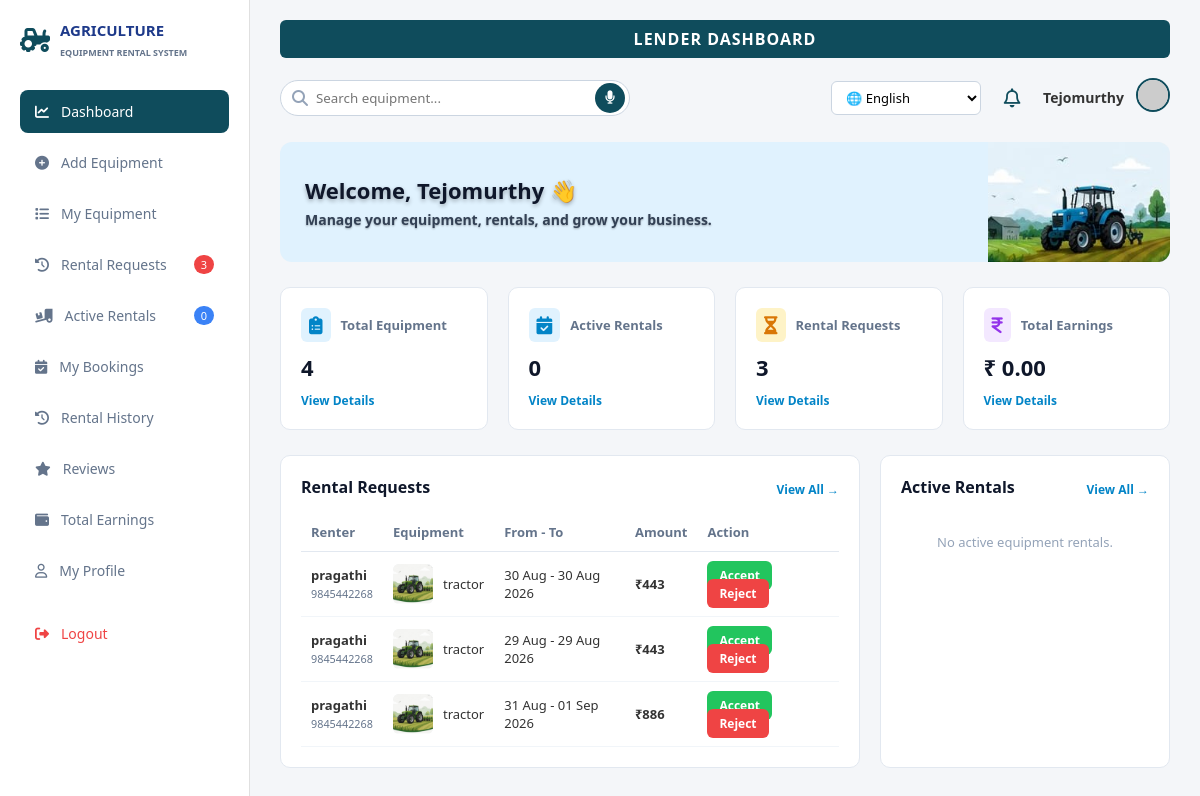
The page /lender_dashboard.php (signed in) on the database its author committed.
### tables this page shows
CREATE TABLE `bookings` (
  `booking_id` int(11) NOT NULL,
  `request_code` varchar(20) NOT NULL,
  `renter_id` int(11) NOT NULL,
  `phone_number` varchar(15) DEFAULT NULL,
  `equipment_id` int(11) NOT NULL,
  `start_date` date NOT NULL,
  `end_date` date NOT NULL,
  `total_days` int(11) NOT NULL,
  `quantity` int(11) NOT NULL DEFAULT 1,
  `total_amount` decimal(10,2) NOT NULL,
  `advance_amount` decimal(10,2) NOT NULL,
  `remaining_cod` decimal(10,2) NOT NULL,
  `id_proof_doc` varchar(255) NOT NULL,
  `id_number` varchar(50) DEFAULT NULL,
  `delivery_address` text NOT NULL,
  `status` enum('Pending','Accepted','Rejected','Delivered','Returned','Overdue') DEFAULT 'Pending',
  `late_charge` decimal(10,2) DEFAULT 0.00,
  `created_at` timestamp NOT NULL DEFAULT current_timestamp()
);

CREATE TABLE `users` (
  `user_id` int(11) NOT NULL,
  `full_name` varchar(100) NOT NULL,
  `email` varchar(100) NOT NULL,
  `phone` varchar(15) NOT NULL,
  `password` varchar(255) NOT NULL,
  `role` enum('renter','lender') NOT NULL,
  `security_question` varchar(255) DEFAULT NULL,
  `security_answer` varchar(255) DEFAULT NULL,
  `address` varchar(255) DEFAULT NULL,
  `profile_pic` varchar(255) DEFAULT 'default_avatar.png',
  `reset_otp` varchar(6) DEFAULT NULL,
  `otp_expires_at` datetime DEFAULT NULL,
  `otp_code` varchar(6) DEFAULT NULL,
  `otp_expiry` datetime DEFAULT NULL
);

CREATE TABLE `items` (
  `item_id` int(11) NOT NULL,
  `lender_id` int(11) NOT NULL,
  `title` varchar(255) NOT NULL,
  `category` varchar(100) NOT NULL,
  `brand` varchar(100) DEFAULT NULL,
  `model` varchar(100) DEFAULT NULL,
  `year_of_purchase` int(11) DEFAULT NULL,
  `item_condition` varchar(50) DEFAULT NULL,
  `description` text DEFAULT NULL,
  `price_per_day` decimal(10,2) NOT NULL,
  `security_deposit` decimal(10,2) DEFAULT 0.00,
  `min_rental_days` int(11) DEFAULT 1,
  `max_rental_days` int(11) DEFAULT NULL,
  `status` enum('Available','Not Available') DEFAULT 'Available',
  `service_areas` text DEFAULT NULL,
  `fuel_type` varchar(50) DEFAULT NULL,
  `power_hp` int(11) DEFAULT NULL,
  `working_hours` int(11) DEFAULT NULL,
  `is_recommended` tinyint(1) DEFAULT 0,
  `image` varchar(255) DEFAULT 'default.png',
  `created_at` timestamp NOT NULL DEFAULT current_timestamp(),
  `latitude` decimal(10,8) DEFAULT NULL,
  `longitude` decimal(11,8) DEFAULT NULL
);

### includes/lang.php (called while the page is built, shortened)
<?php
$current_lang = $_SESSION['lang'] ?? 'en';
function __($key) {
    global $translations, $current_lang;
    return $translations[$current_lang][$key] ?? $translations['en'][$key] ?? $key;
}
?>

### lender_dashboard.php (the view, shortened to what this page needs)
<?php
require_once 'includes/lang.php';
require_once 'includes/config.php';
$lender_id = $_SESSION['user_id'];
$lender_name = $_SESSION['full_name'] ?? 'Lender';
$user_query = mysqli_query($conn, "SELECT profile_pic FROM users WHERE user_id = '$lender_id'");
$user_data = mysqli_fetch_assoc($user_query);
$profile_pic = !empty($user_data['profile_pic']) ? $user_data['profile_pic'] : 'default_avatar.png';
$total_equip_res = mysqli_query($conn, "SELECT COUNT(*) AS total FROM items WHERE lender_id = '$lender_id'");
$total_equipment = mysqli_fetch_assoc($total_equip_res)['total'] ?? 0;
$active_rentals_res = mysqli_query($conn, "SELECT COUNT(*) AS total FROM bookings b JOIN items i ON b.equipment_id = i.item_id WHERE i.lender_id = '$lender_id' AND b.status = 'approved'");
$active_rentals = mysqli_fetch_assoc($active_rentals_res)['total'] ?? 0;
$pending_req_res = mysqli_query($conn, "SELECT COUNT(*) AS total FROM bookings b JOIN items i ON b.equipment_id = i.item_id WHERE i.lender_id = '$lender_id' AND b.status = 'pending'");
$pending_requests = mysqli_fetch_assoc($pending_req_res)['total'] ?? 0;
$earnings_res = mysqli_query($conn, "SELECT SUM(total_amount) AS total FROM bookings b JOIN items i ON b.equipment_id = i.item_id WHERE i.lender_id = '$lender_id' AND b.status IN ('approved', 'completed')");
$total_earnings = mysqli_fetch_assoc($earnings_res)['total'] ?? 0;
$requests_query = "SELECT b.*, i.title AS item_title, i.image, u.full_name AS renter_name, u.phone AS renter_phone
                  FROM bookings b
                  JOIN items i ON b.equipment_id = i.item_id
                  JOIN users u ON b.renter_id = u.user_id
                  WHERE i.lender_id = '$lender_id' AND b.status = 'pending'
                  ORDER BY b.booking_id DESC LIMIT 5";
$requests_result = mysqli_query($conn, $requests_query);
$active_query = "SELECT b.*, i.title AS item_title, i.image, u.full_name AS renter_name
                FROM bookings b
                JOIN items i ON b.equipment_id = i.item_id
                JOIN users u ON b.renter_id = u.user_id
                WHERE i.lender_id = '$lender_id' AND b.status = 'approved'
                ORDER BY b.booking_id DESC LIMIT 5";
$active_result = mysqli_query($conn, $active_query);
?>
<!DOCTYPE html>
<html lang="<?php echo $current_lang; ?>">
<head>
    <link rel="stylesheet" href="https://cdnjs.cloudflare.com/ajax/libs/font-awesome/6.4.0/css/all.min.css">
</head>
<body>
    <div class="sidebar">
        <div class="logo">
            <i class="fa-solid fa-tractor"></i>
            <span>AGRICULTURE<br><small style="font-size: 9px; color: #64748b;">EQUIPMENT RENTAL SYSTEM</small></span>
        </div>
        <ul class="nav-list">
            <li class="nav-item">
                <a href="lender_dashboard.php" class="nav-link active">
                    <i class="fa-solid fa-chart-line"></i> <?php echo __('dashboard'); ?>
                </a>
            </li>
            <li class="nav-item">
                <a href="add_item.php" class="nav-link">
                    <i class="fa-solid fa-circle-plus"></i> <?php echo __('add_equipment'); ?>
                </a>
            </li>
            <li class="nav-item">
             <a href="my_equipment.php" class="nav-link">
                <i class="fa-solid fa-list"></i> <?php echo __('my_equipment'); ?>
              </a>
            </li>
            <li class="nav-item">
                <a href="rental_requests.php" class="nav-link">
                    <i class="fa-solid fa-clock-rotate-left"></i> <?php echo __('rental_requests'); ?>
                    <span class="badge"><?php echo $pending_requests; ?></span>
                </a>
            </li>
            <li class="nav-item">
                <a href="active_rentals.php" class="nav-link">
                    <i class="fa-solid fa-truck-ramp-box"></i> <?php echo __('active_rentals'); ?>
                    <span class="badge badge-blue"><?php echo $active_rentals; ?></span>
                </a>
            </li>
            <li class="nav-item">
                <a href="my_bookings.php" class="nav-link">
                    <i class="fa-solid fa-calendar-check"></i> <?php echo __('my_bookings'); ?>
                </a>
            </li>
            <li class="nav-item">
                <a href="rental_history.php" class="nav-link">
                    <i class="fa-solid fa-history"></i> <?php echo __('rental_history'); ?>
                </a>
            </li>
            <li class="nav-item">
                <a href="Reviews.php" class="nav-link">
                    <i class="fa-solid fa-star"></i> <?php echo __('Reviews'); ?>
                </a>
            </li>
            <li class="nav-item">
                <a href="earnings.php" class="nav-link">
                    <i class="fa-solid fa-wallet"></i> <?php echo __('total_earnings'); ?>
                </a>
            </li>
            <li class="nav-item">
            <a href="profile.php" class="nav-link">
               <i class="fa-regular fa-user"></i>
               My Profile
            </a>
             </li>
            <li class="nav-item" style="margin-top: 20px;">
                <a href="logout.php" class="nav-link" style="color: #ef4444;">
                    <i class="fa-solid fa-right-from-bracket"></i> <?php echo __('logout'); ?>
                </a>
            </li>
        </ul>
    </div>
    <div class="main-content">
        <div class="top-banner"><?php echo __('lender_dashboard'); ?></div>
        <div class="top-bar">
            <form action="search_equipment.php" method="GET" id="searchForm" class="search-box">
                <i class="fa-solid fa-magnifying-glass"></i>
                <input type="text" name="q" id="searchInput" placeholder="<?php echo __('search_placeholder'); ?>">
                <button type="button" id="micBtn" onclick="startVoiceSearch()" class="mic-btn" title="Click to speak">
                    <i class="fa-solid fa-microphone" id="micIcon"></i>
                </button>
            </form>
            <div class="user-menu">
                <select class="lang-select" onchange="location = this.value;">
                    <option value="?lang=en" <?php echo ($current_lang === 'en') ? 'selected' : ''; ?>>🌐 English</option>
                </select>
                <a href="lender_notifications.php?lang=<?php echo urlencode($current_lang); ?>" class="notification-link" aria-label="Notifications" title="Notifications">
                    <i class="fa-regular fa-bell"></i>
                </a>
                <span style="font-size: 14px; font-weight: bold;"><?php echo htmlspecialchars($lender_name); ?></span>
                <a href="profile.php">
                    <img src="uploads/<?php echo htmlspecialchars($profile_pic); ?>"
                         onerror="this.src='https://ui-avatars.com/api/?name=<?php echo urlencode($lender_name); ?>&background=0f4c5c&color=fff';"
                         class="user-profile-img" alt="Profile Picture">
                </a>
            </div>
        </div>
        <div class="welcome-card">
            <div class="welcome-text">
                <h2><?php echo __('welcome'); ?>, <?php echo htmlspecialchars($lender_name); ?> 👋</h2>
                <p><?php echo __('banner_subtitle'); ?></p>
            </div>
        </div>
        <div class="stats-grid">
            <div class="stat-card">
                <div class="stat-header">
                    <i class="fa-solid fa-clipboard-list stat-icon" style="background: #e0f2fe; color: #0284c7;"></i>
                    <span><?php echo __('total_equipment'); ?></span>
                </div>
                <div class="stat-value"><?php echo $total_equipment; ?></div>
                <a href="my_equipment.php" class="stat-link"><?php echo __('view_details'); ?></a>
            </div>
            <div class="stat-card">
                <div class="stat-header">
                    <i class="fa-solid fa-calendar-check stat-icon" style="background: #e0f2fe; color: #0284c7;"></i>
                    <span><?php echo __('active_rentals'); ?></span>
                </div>
                <div class="stat-value"><?php echo $active_rentals; ?></div>
                <a href="active_rentals.php" class="stat-link"><?php echo __('view_details'); ?></a>
            </div>
            <div class="stat-card">
                <div class="stat-header">
                    <i class="fa-solid fa-hourglass-half stat-icon" style="background: #fef3c7; color: #d97706;"></i>
                    <span><?php echo __('rental_requests'); ?></span>
                </div>
                <div class="stat-value"><?php echo $pending_requests; ?></div>
                <a href="rental_requests.php" class="stat-link"><?php echo __('view_details'); ?></a>
            </div>
            <div class="stat-card">
                <div class="stat-header">
                    <i class="fa-solid fa-indian-rupee-sign stat-icon" style="background: #f3e8ff; color: #9333ea;"></i>
                    <span><?php echo __('total_earnings'); ?></span>
                </div>
                <div class="stat-value">₹ <?php echo number_format($total_earnings, 2); ?></div>
                <a href="earnings.php" class="stat-link"><?php echo __('view_details'); ?></a>
            </div>
        </div>
        <div class="dashboard-grid">
            <div class="card">
                <div class="card-header">
                    <span class="card-title"><?php echo __('rental_requests'); ?></span>
                    <a href="rental_requests.php" class="stat-link"><?php echo __('view_all'); ?></a>
                </div>
                <table>
                    <thead>
                        <tr>
                            <th><?php echo __('renter'); ?></th>
                            <th><?php echo __('equipment'); ?></th>
                            <th><?php echo __('from_to'); ?></th>
                            <th><?php echo __('amount'); ?></th>
                            <th><?php echo __('action'); ?></th>
                        </tr>
                    </thead>
                    <tbody>
                        <?php if ($requests_result && mysqli_num_rows($requests_result) > 0): ?>
                            <?php while($row = mysqli_fetch_assoc($requests_result)): ?>
                                <tr>
                                    <td>
                                        <strong><?php echo htmlspecialchars($row['renter_name']); ?></strong><br>
                                        <small style="color: #64748b;"><?php echo htmlspecialchars($row['renter_phone'] ?? 'N/A'); ?></small>
                                    </td>
                                    <td>
                                        <div class="item-info">
                                            <img src="uploads/<?php echo !empty($row['image']) ? $row['image'] : 'default.png'; ?>" class="item-img" alt="equipment">
                                            <span><?php echo htmlspecialchars($row['item_title']); ?></span>
                                        </div>
                                    </td>
                                    <td><?php echo date('d M', strtotime($row['start_date'])); ?> - <?php echo date('d M Y', strtotime($row['end_date'])); ?></td>
                                    <td><strong>₹<?php echo number_format($row['total_amount']); ?></strong></td>
                                    <td>
                                        <a href="update_booking.php?id=<?php echo $row['booking_id']; ?>&action=approve" class="btn-act btn-accept"><?php echo __('accept'); ?></a>
                                        <a href="update_booking.php?id=<?php echo $row['booking_id']; ?>&action=reject" class="btn-act btn-reject"><?php echo __('reject'); ?></a>
                                    </td>
                                </tr>
                            <?php endwhile; ?>
                        <?php else: ?>
                            <tr>
                                <td colspan="5" style="text-align: center; color: #94a3b8; padding: 20px;"><?php echo __('no_pending_requests'); ?></td>
                            </tr>
                        <?php endif; ?>
                    </tbody>
                </table>
            </div>
            <div class="card">
                <div class="card-header">
                    <span class="card-title"><?php echo __('active_rentals'); ?></span>
                    <a href="active_rentals.php" class="stat-link"><?php echo __('view_all'); ?></a>
                </div>
                <?php if ($active_result && mysqli_num_rows($active_result) > 0): ?>
                    <?php while($active = mysqli_fetch_assoc($active_result)): ?>
                        <div style="display: flex; justify-content: space-between; align-items: center; margin-bottom: 15px; padding-bottom: 10px; border-bottom: 1px solid #f1f5f9;">
                            <div class="item-info">
                                <img src="uploads/<?php echo !empty($active['image']) ? $active['image'] : 'default.png'; ?>" class="item-img" alt="equipment">
                                <div>
                                    <strong style="font-size: 13px;"><?php echo htmlspecialchars($active['item_title']); ?></strong><br>
                                    <small style="color: #64748b;"><?php echo __('renter'); ?>: <?php echo htmlspecialchars($active['renter_name']); ?></small>
                                </div>
                            </div>
                            <span class="badge-status status-inuse"><?php echo __('in_use'); ?></span>
                        </div>
                    <?php endwhile; ?>
                <?php else: ?>
                    <p style="text-align: center; color: #94a3b8; padding: 20px; font-size: 13px;"><?php echo __('no_active_rentals'); ?></p>
                <?php endif; ?>
            </div>
        </div>
    </div>
</body>
</html>

### rows shown on the page
bookings: renter.full_name "pragathi", renter.phone "9845442268", items.image (picture), items.title "tractor", start_date "30 Aug", end_date "30 Aug 2026", total_amount "443"
bookings: renter.full_name "pragathi", renter.phone "9845442268", items.image (picture), items.title "tractor", start_date "29 Aug", end_date "29 Aug 2026", total_amount "443"
bookings: renter.full_name "pragathi", renter.phone "9845442268", items.image (picture), items.title "tractor", start_date "31 Aug", end_date "01 Sep 2026", total_amount "886"

### other values the page prints
__('dashboard') "Dashboard"
__('add_equipment') "Add Equipment"
__('my_equipment') "My Equipment"
__('rental_requests') "Rental Requests"
$pending_requests "3"
__('active_rentals') "Active Rentals"
$active_rentals "0"
__('my_bookings') "My Bookings"
__('rental_history') "Rental History"
__('Reviews') "Reviews"
__('total_earnings') "Total Earnings"
__('logout') "Logout"
__('lender_dashboard') "LENDER DASHBOARD"
$lender_name "Tejomurthy"
__('welcome') "Welcome"
